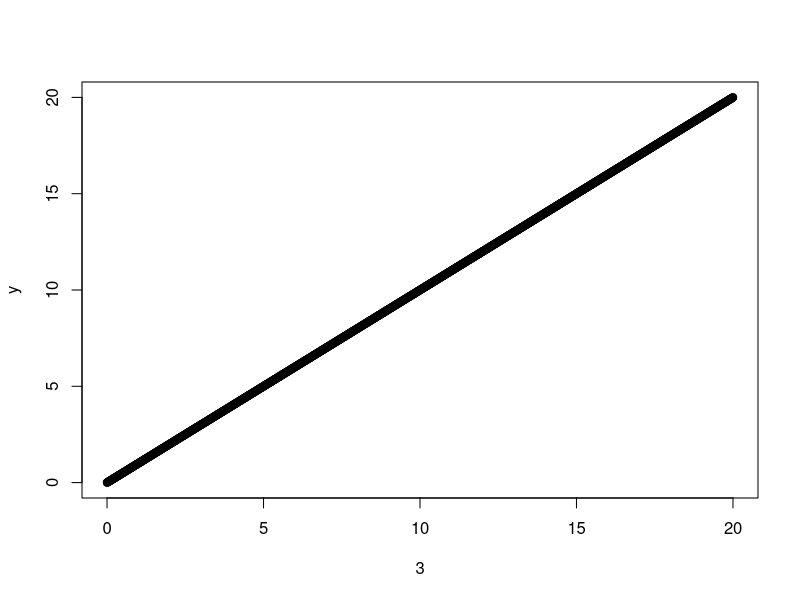

Write R code to recreate this figure.
## ---- chunk 1

x = seq(0, 20, 0.01)

y = c(x)

sin_df = data.frame(x, y)

head(sin_df, 3)

plot(sin_df, 3)

